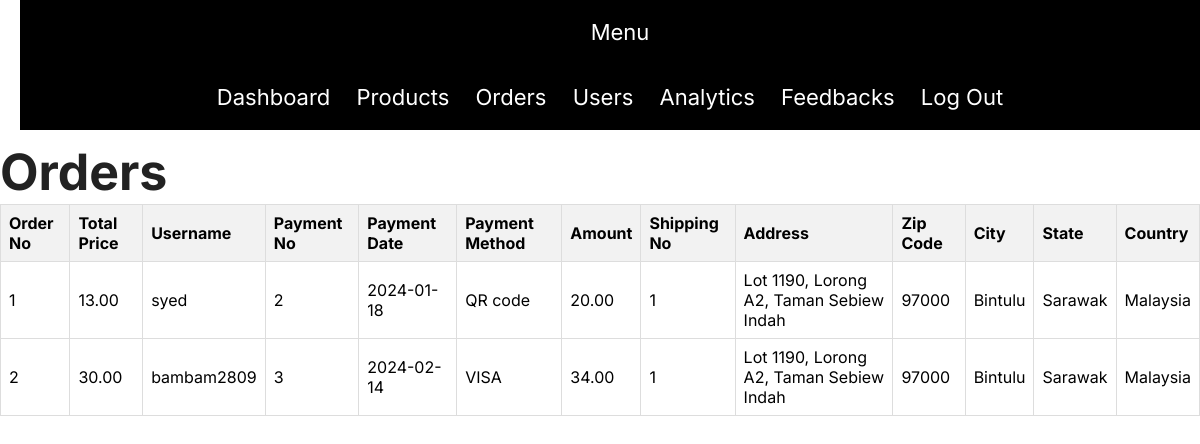
Page /Orders.php on the earlier database version.
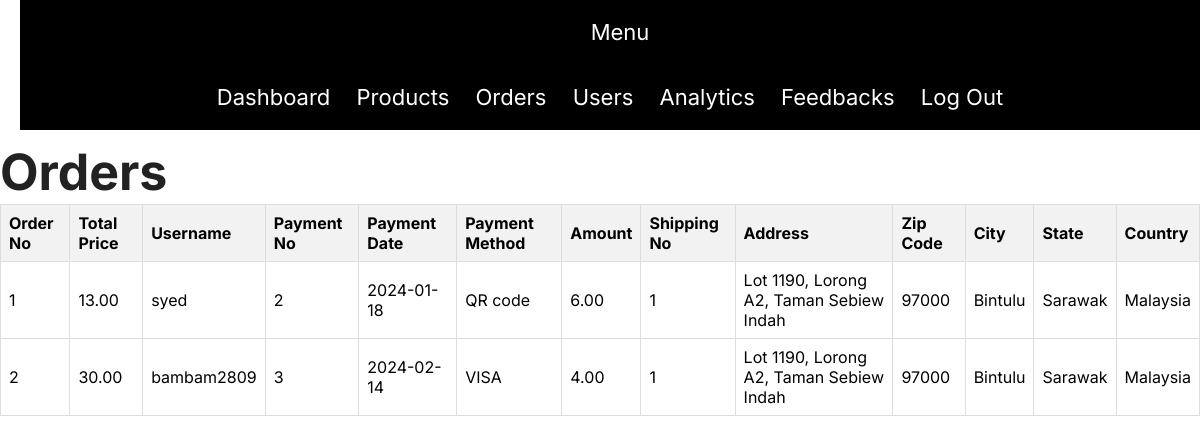
Same page on the later database version.
### tables this page shows
CREATE TABLE `plecs_order` (
  `order_id` int(11) NOT NULL,
  `total_price` decimal(10,2) NOT NULL,
  `user_name` varchar(32) NOT NULL,
  `payment_id` int(11) NOT NULL,
  `shipping_id` int(11) NOT NULL
);

CREATE TABLE `plecs_payments` (
  `payment_id` int(11) NOT NULL,
  `payment_date` date NOT NULL,
  `payment_method` varchar(32) NOT NULL,
  `amount` decimal(10,2) NOT NULL,
  `user_name` varchar(32) NOT NULL
);

CREATE TABLE `plecs_shipping` (
  `shipping_id` int(11) NOT NULL,
  `address` text NOT NULL,
  `zip_code` int(11) NOT NULL,
  `city` varchar(11) NOT NULL,
  `state` varchar(11) NOT NULL,
  `country` varchar(11) NOT NULL,
  `user_name` varchar(32) NOT NULL
);

### Orders.php (the view, shortened to what this page needs)
<?php
    include 'sidebar.php';
    function DisplayOrders()
    {
        $conn = connectToDatabase();
            $sql = "SELECT
                        plecs_order.order_id,
                        plecs_order.total_price,
                        plecs_order.user_name,
                        plecs_payments.payment_id,
                        plecs_payments.payment_date,
                        plecs_payments.payment_method,
                        plecs_payments.amount,
                        plecs_shipping.shipping_id,
                        plecs_shipping.address,
                        plecs_shipping.zip_code,
                        plecs_shipping.city,
                        plecs_shipping.state,
                        plecs_shipping.country
                    FROM
                        plecs_order
                    JOIN
                        plecs_payments ON plecs_order.payment_id = plecs_payments.payment_id
                    JOIN
                        plecs_shipping ON plecs_order.shipping_id = plecs_shipping.shipping_id";
            $result = $conn->query($sql);
            if($result->num_rows > 0)
            {
                echo "<table border='1'>
                        <tr>
                            <th>Order No</th>
                            <th>Total Price</th>
                            <th>Username</th>
                            <th>Payment No</th>
                            <th>Payment Date</th>
                            <th>Payment Method</th>
                            <th>Amount</th>
                            <th>Shipping No</th>
                            <th>Address</th>
                            <th>Zip Code</th>
                            <th>City</th>
                            <th>State</th>
                            <th>Country</th>
                        </tr>";
                while($row = $result->fetch_assoc())
                {
                    echo "<tr>
                            <td>" . $row["order_id"] . "</td>
                            <td>" . $row["total_price"] . "</td>
                            <td>" . $row["user_name"] . "</td>
                            <td>" . $row["payment_id"] . "</td>
                            <td>" . $row["payment_date"] . "</td>
                            <td>" . $row["payment_method"] . "</td>
                            <td>" . $row["amount"] . "</td>
                            <td>" . $row["shipping_id"] . "</td>
                            <td>" . $row["address"] . "</td>
                            <td>" . $row["zip_code"] . "</td>
                            <td>" . $row["city"] . "</td>
                            <td>" . $row["state"] . "</td>
                            <td>" . $row["country"] . "</td>
                        </tr>";
                }
                echo "</table>";
            }
            else
            {
                echo "No Orders found😒";
            }
        }
?>
<!DOCTYPE html>
<html lang="en">
<head>
    <link rel="stylesheet" href="https://pro.fontawesome.com/releases/v5.10.0/css/all.css" />
    <link rel="stylesheet" href="admin.css">
</head>
<body>
    <h1>Orders</h1>
    <?php
    DisplayOrders();
    ?>
</body>

### sidebar.php (shortened to what this page needs)
<!DOCTYPE html>
<html lang="en">
<head>
    <link rel="stylesheet" href="https://pro.fontawesome.com/releases/v5.10.0/css/all.css" />
    <link rel="stylesheet" href="sidebar.css">
</head>
<body>
    <div class="container">
    <header>
    Menu
    <ul>
        <li><a href="Dashboard.php" class="active">Dashboard</a></li>
        <li><a href="Products.php" class="active">Products</a></li>
        <li><a href="Orders.php" class="active">Orders</a></li>
        <li><a href="Users.php" class="active">Users</a></li>
        <li><a href="Analytics.php" class="active">Analytics</a></li>
        <li><a href="Feedbacks.php" class="active">Feedbacks</a></li>
        <li><a href="login.php" class="active">Log Out</a></li>
    </ul>
</header>
    </div>
</body>

### sidebar.css (style rules this page uses)
* { margin: 0; padding: 0; box-sizing: border-box; font-family: "Inter", sans-serif; }
html { scroll-behavior: smooth; }
body { width: 100%; }
header { position: fixed; top: 0; width: 100%; background-color: black; color: white; text-align: center; line-height: 65px; user-select: none; font-size: 22px; z-index: 1000; }
.container { margin-top: 100px; padding: 20px; }
header ul { list-style: none; padding: 0; margin: 0; }
header ul li { display: inline-block; margin-right: 20px; }
header ul li a { color: white; text-decoration: none; }

### admin.css (style rules this page uses)
* { margin: 0; padding: 0; box-sizing: border-box; font-family: "Inter", sans-serif; }
html { scroll-behavior: smooth; }
h1 { font-size: 50px; line-height: 64px; color: #222; }
body { width: 100%; }
table { border-collapse: collapse; width: 100%; }
th, td { border: 1px solid #ddd; padding: 8px; text-align: left; }
th { background-color: #f2f2f2; }

Differences in the rows shown:
changed through a linked row, plecs_order "syed": payment.amount "20.00" → "6.00"
changed through a linked row, plecs_order "bambam2809": payment.amount "34.00" → "4.00"
